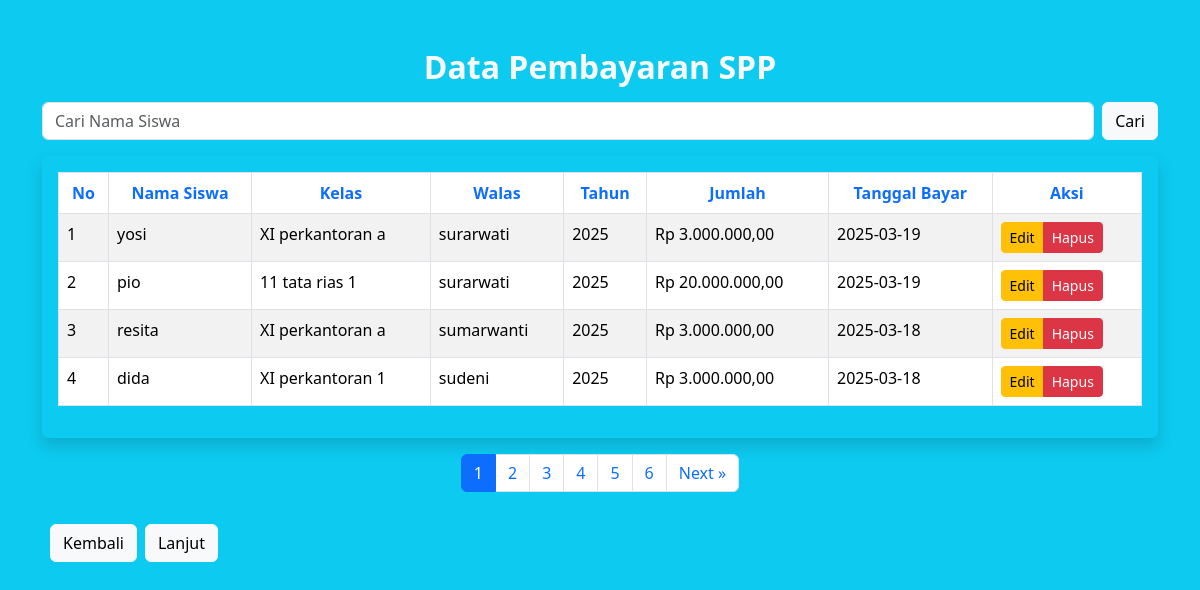
The app's page /data.php with its own data.
### tables this page shows
CREATE TABLE `pembayaran_spp` (
  `id` int NOT NULL,
  `nama_siswa` varchar(100) NOT NULL,
  `kelas` varchar(50) NOT NULL,
  `walas` text,
  `tahun` int NOT NULL,
  `jumlah` decimal(10,2) NOT NULL,
  `tanggal_bayar` date NOT NULL
);

### data.php (the view, shortened to what this page needs)
<?php
include 'koneksi.php';
$search = isset($_GET['search']) ? $_GET['search'] : '';
$limit = 4;
$page = isset($_GET['page']) ? (int)$_GET['page'] : 1;
$offset = ($page - 1) * $limit;
$query = "SELECT * FROM pembayaran_spp
          WHERE nama_siswa LIKE '%$search%'
          ORDER BY id DESC
          LIMIT $limit OFFSET $offset";
$result = mysqli_query($conn, $query);
$totalQuery = "SELECT COUNT(*) as total FROM pembayaran_spp WHERE nama_siswa LIKE '%$search%'";
$totalResult = mysqli_query($conn, $totalQuery);
$totalRow = mysqli_fetch_assoc($totalResult);
$totalData = $totalRow['total'];
$totalPages = ceil($totalData / $limit);
?>
<!DOCTYPE html>
<html lang="en">
<head>
    <link href="https://cdn.jsdelivr.net/npm/bootstrap@5.3.3/dist/css/bootstrap.min.css" rel="stylesheet">
</head>
<body class="bg-info">
    <div class="container mt-5">
        <h1 class="text-center text-light fw-bold fs-2 mb-3">Data Pembayaran SPP</h1>
        <form method="GET" class="mb-3 d-flex">
            <input type="text" name="search" class="form-control me-2" placeholder="Cari Nama Siswa" value="<?= htmlspecialchars($search) ?>">
            <button type="submit" class="btn btn-light">Cari</button>
        </form>
        <div class="table-responsive p-3 rounded shadow">
            <table class="table table-striped table-bordered table-hover">
                <thead class="table-light-subtle">
                    <tr class="text-center">
                        <th class="text-primary">No</th>
                        <th class="text-primary">Nama Siswa</th>
                        <th class="text-primary">Kelas</th>
                        <th class="text-primary">Walas</th>
                        <th class="text-primary">Tahun</th>
                        <th class="text-primary">Jumlah</th>
                        <th class="text-primary">Tanggal Bayar</th>
                        <th class="text-primary">Aksi</th>
                    </tr>
                </thead>
                <tbody>
                    <?php
                    $no = $offset + 1;
                    while ($row = mysqli_fetch_assoc($result)) {
                        echo "<tr>";
                        echo "<td>" . $no++ . "</td>";
                        echo "<td>" . $row['nama_siswa'] . "</td>";
                        echo "<td>" . $row['kelas'] . "</td>";
                        echo "<td>" . $row['walas'] . "</td>";
                        echo "<td>" . $row['tahun'] . "</td>";
                        echo "<td>Rp " . number_format($row['jumlah'], 2, ',', '.') . "</td>";
                        echo "<td>" . $row['tanggal_bayar'] . "</td>";
                        echo "<td>
                            <div class='btn-group' role='group'>
                                <a href='edit.php?id=" . $row['id'] . "' class='btn btn-warning btn-sm'>Edit</a>
                                <a href='hapus.php?id=" . $row['id'] . "' class='btn btn-danger btn-sm' onclick='return confirm(\"Yakin ingin menghapus data ini?\")'>Hapus</a>
                            </div>
                        </td>";
                        echo "</tr>";
                    }
                    ?>
                </tbody>
            </table>
        </div>
        <nav>
            <ul class="pagination justify-content-center mt-3">
                <?php for ($i = 1; $i <= $totalPages; $i++): ?>
                    <li class="page-item <?= ($page == $i) ? 'active' : '' ?>">
                        <a class="page-link" href="?search=<?= $search ?>&page=<?= $i ?>"><?= $i ?></a>
                    </li>
                <?php endfor; ?>
                <?php if ($page < $totalPages): ?>
                    <li class="page-item"><a class="page-link" href="?search=<?= $search ?>&page=<?= $page + 1 ?>">Next »</a></li>
                <?php endif; ?>
            </ul>
        </nav>
        <div class="d-flex justify-content-start">
            <a href="index.php" class="btn btn-light mx-2 mt-3 mb-3">Kembali</a>
            <a href="perhitungan.php" class="btn btn-light mt-3 mb-3">Lanjut</a>
        </div>
    </div>
</body>
</html>

### records on screen
pembayaran_spp: nama_siswa "yosi", kelas "XI perkantoran a", walas "surarwati", tahun "2025", jumlah "3.000.000,00", tanggal_bayar "2025-03-19"
pembayaran_spp: nama_siswa "pio", kelas "11 tata rias 1", walas "surarwati", tahun "2025", jumlah "20.000.000,00", tanggal_bayar "2025-03-19"
pembayaran_spp: nama_siswa "resita", kelas "XI perkantoran a", walas "sumarwanti", tahun "2025", jumlah "3.000.000,00", tanggal_bayar "2025-03-18"
pembayaran_spp: nama_siswa "dida", kelas "XI perkantoran 1", walas "sudeni", tahun "2025", jumlah "3.000.000,00", tanggal_bayar "2025-03-18"
